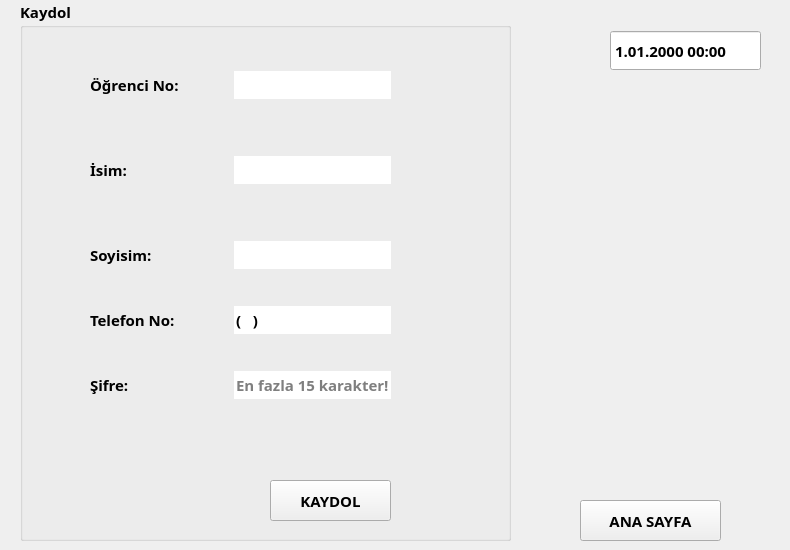
  <widget class="QWidget" name="centralwidget">
   <widget class="QLabel" name="label_LOGO">
    <property name="geometry">
     <rect>
      <x>520</x>
      <y>150</y>
      <width>261</width>
      <height>251</height>
     </rect>
    </property>
    <property name="styleSheet">
     <string notr="true">image: url(:/newPrefix/logo.png);</string>
    </property>
    <property name="text">
     <string/>
    </property>
   </widget>
   <widget class="QDateTimeEdit" name="dateTimeEdit_Takvim">
    <property name="geometry">
     <rect>
      <x>610</x>
      <y>30</y>
      <width>151</width>
      <height>41</height>
     </rect>
    </property>
    <property name="font">
     <font>
      <family>Bahnschrift SemiBold</family>
      <pointsize>11</pointsize>
      <weight>75</weight>
      <bold>true</bold>
     </font>
    </property>
    <property name="focusPolicy">
     <enum>Qt::NoFocus</enum>
    </property>
    <property name="autoFillBackground">
     <bool>false</bool>
    </property>
    <property name="wrapping">
     <bool>false</bool>
    </property>
    <property name="frame">
     <bool>true</bool>
    </property>
    <property name="readOnly">
     <bool>true</bool>
    </property>
    <property name="buttonSymbols">
     <enum>QAbstractSpinBox::NoButtons</enum>
    </property>
    <property name="specialValueText">
     <string/>
    </property>
    <property name="accelerated">
     <bool>false</bool>
    </property>
    <property name="keyboardTracking">
     <bool>false</bool>
    </property>
    <property name="showGroupSeparator" stdset="0">
     <bool>false</bool>
    </property>
    <property name="displayFormat">
     <string>d.MM.yyyy HH:mm</string>
    </property>
   </widget>
   <widget class="QGroupBox" name="groupBox_KAYDOL">
    <property name="geometry">
     <rect>
      <x>20</x>
      <y>0</y>
      <width>491</width>
      <height>541</height>
     </rect>
    </property>
    <property name="font">
     <font>
      <family>Bahnschrift SemiBold</family>
      <pointsize>11</pointsize>
      <weight>75</weight>
      <bold>true</bold>
     </font>
    </property>
    <property name="title">
     <string>Kaydol</string>
    </property>
    <widget class="QPushButton" name="pushButton_KAYDOL">
     <property name="geometry">
      <rect>
       <x>250</x>
       <y>480</y>
       <width>121</width>
       <height>41</height>
      </rect>
     </property>
     <property name="font">
      <font>
       <family>Bahnschrift SemiBold</family>
       <pointsize>11</pointsize>
       <weight>75</weight>
       <bold>true</bold>
      </font>
     </property>
     <property name="text">
      <string>KAYDOL</string>
     </property>
    </widget>
    <widget class="QWidget" name="layoutWidget">
     <property name="geometry">
      <rect>
       <x>70</x>
       <y>40</y>
       <width>301</width>
       <height>391</height>
      </rect>
     </property>
     <layout class="QVBoxLayout" name="verticalLayout_Kaydol">
      <item>
       <layout class="QHBoxLayout" name="hL_OgrenciNO">
        <item>
         <widget class="QLabel" name="label_OgrencNO">
          <property name="font">
           <font>
            <family>Bahnschrift SemiBold</family>
            <pointsize>11</pointsize>
            <weight>75</weight>
            <bold>true</bold>
           </font>
          </property>
          <property name="text">
           <string>Öğrenci No:</string>
          </property>
         </widget>
        </item>
        <item>
         <spacer name="horizontalSpacer_OgrencNO">
          <property name="orientation">
           <enum>Qt::Horizontal</enum>
          </property>
          <property name="sizeHint" stdset="0">
           <size>
            <width>40</width>
            <height>20</height>
           </size>
          </property>
         </spacer>
        </item>
        <item>
         <widget class="QLineEdit" name="lE_OGNCNO">
          <property name="font">
           <font>
            <family>Bahnschrift SemiBold</family>
            <weight>75</weight>
            <bold>true</bold>
           </font>
          </property>
          <property name="inputMask">
           <string>999999999999999</string>
          </property>
          <property name="text">
           <string/>
          </property>
          <property name="maxLength">
           <number>15</number>
          </property>
          <property name="frame">
           <bool>false</bool>
          </property>
         </widget>
        </item>
       </layout>
      </item>
      <item>
       <layout class="QHBoxLayout" name="hL_ISIM">
        <item>
         <widget class="QLabel" name="label_isim">
          <property name="font">
           <font>
            <family>Bahnschrift SemiBold</family>
            <pointsize>11</pointsize>
            <weight>75</weight>
            <bold>true</bold>
           </font>
          </property>
          <property name="text">
           <string>İsim:</string>
          </property>
         </widget>
        </item>
        <item>
         <spacer name="horizontalSpacer_ISIM">
          <property name="orientation">
           <enum>Qt::Horizontal</enum>
          </property>
          <property name="sizeHint" stdset="0">
           <size>
            <width>28</width>
            <height>68</height>
           </size>
          </property>
         </spacer>
        </item>
        <item>
         <widget class="QLineEdit" name="lE_ISIM">
          <property name="font">
           <font>
            <family>Bahnschrift SemiBold</family>
            <weight>75</weight>
            <bold>true</bold>
           </font>
          </property>
          <property name="maxLength">
           <number>25</number>
          </property>
          <property name="frame">
           <bool>false</bool>
          </property>
         </widget>
        </item>
       </layout>
      </item>
      <item>
       <layout class="QHBoxLayout" name="hL_SOYISIM">
        <item>
         <widget class="QLabel" name="label_soyisim">
          <property name="font">
           <font>
            <family>Bahnschrift SemiBold</family>
            <pointsize>11</pointsize>
            <weight>75</weight>
            <bold>true</bold>
           </font>
          </property>
          <property name="text">
           <string>Soyisim:</string>
          </property>
         </widget>
        </item>
        <item>
         <spacer name="horizontalSpacer_SOYISIM">
          <property name="orientation">
           <enum>Qt::Horizontal</enum>
          </property>
          <property name="sizeHint" stdset="0">
           <size>
            <width>40</width>
            <height>20</height>
           </size>
          </property>
         </spacer>
        </item>
        <item>
         <widget class="QLineEdit" name="lE_Soisim">
          <property name="font">
           <font>
            <family>Bahnschrift SemiBold</family>
            <weight>75</weight>
            <bold>true</bold>
           </font>
          </property>
          <property name="maxLength">
           <number>25</number>
          </property>
          <property name="frame">
           <bool>false</bool>
          </property>
         </widget>
        </item>
       </layout>
      </item>
      <item>
       <layout class="QHBoxLayout" name="hL_TelNO">
        <item>
         <widget class="QLabel" name="label_TelNO">
          <property name="font">
           <font>
            <family>Bahnschrift SemiBold</family>
            <pointsize>11</pointsize>
            <weight>75</weight>
            <bold>true</bold>
           </font>
          </property>
          <property name="text">
           <string>Telefon No:</string>
          </property>
         </widget>
        </item>
        <item>
         <spacer name="horizontalSpacer_TelNO">
          <property name="orientation">
           <enum>Qt::Horizontal</enum>
          </property>
          <property name="sizeHint" stdset="0">
           <size>
            <width>40</width>
            <height>20</height>
           </size>
          </property>
         </spacer>
        </item>
        <item>
         <widget class="QLineEdit" name="lE_TelNo">
          <property name="font">
           <font>
            <family>Bahnschrift SemiBold</family>
            <weight>75</weight>
            <bold>true</bold>
           </font>
          </property>
          <property name="inputMask">
           <string notr="true">(999)999 99 99</string>
          </property>
          <property name="frame">
           <bool>false</bool>
          </property>
         </widget>
        </item>
       </layout>
      </item>
      <item>
       <layout class="QHBoxLayout" name="hL_SIFRE">
        <item>
         <widget class="QLabel" name="label_sifre">
          <property name="font">
           <font>
            <family>Bahnschrift SemiBold</family>
            <pointsize>11</pointsize>
            <weight>75</weight>
            <bold>true</bold>
           </font>
          </property>
          <property name="text">
           <string>Şifre:</string>
          </property>
         </widget>
        </item>
        <item>
         <spacer name="horizontalSpacer_SIFRE">
          <property name="orientation">
           <enum>Qt::Horizontal</enum>
          </property>
          <property name="sizeHint" stdset="0">
           <size>
            <width>40</width>
            <height>20</height>
           </size>
          </property>
         </spacer>
        </item>
        <item>
         <widget class="QLineEdit" name="lE_Sifre">
          <property name="font">
           <font>
            <family>Bahnschrift SemiBold</family>
            <weight>75</weight>
            <bold>true</bold>
           </font>
          </property>
          <property name="maxLength">
           <number>15</number>
          </property>
          <property name="frame">
           <bool>false</bool>
          </property>
          <property name="echoMode">
           <enum>QLineEdit::Password</enum>
          </property>
          <property name="placeholderText">
           <string>En fazla 15 karakter!</string>
          </property>
         </widget>
        </item>
       </layout>
      </item>
     </layout>
    </widget>
   </widget>
   <widget class="QPushButton" name="pushButton_ANASAYFA">
    <property name="geometry">
     <rect>
      <x>580</x>
      <y>500</y>
      <width>141</width>
      <height>41</height>
     </rect>
    </property>
    <property name="font">
     <font>
      <family>Bahnschrift SemiBold</family>
      <pointsize>11</pointsize>
      <weight>75</weight>
      <bold>true</bold>
     </font>
    </property>
    <property name="text">
     <string>ANA SAYFA</string>
    </property>
   </widget>
  </widget>
